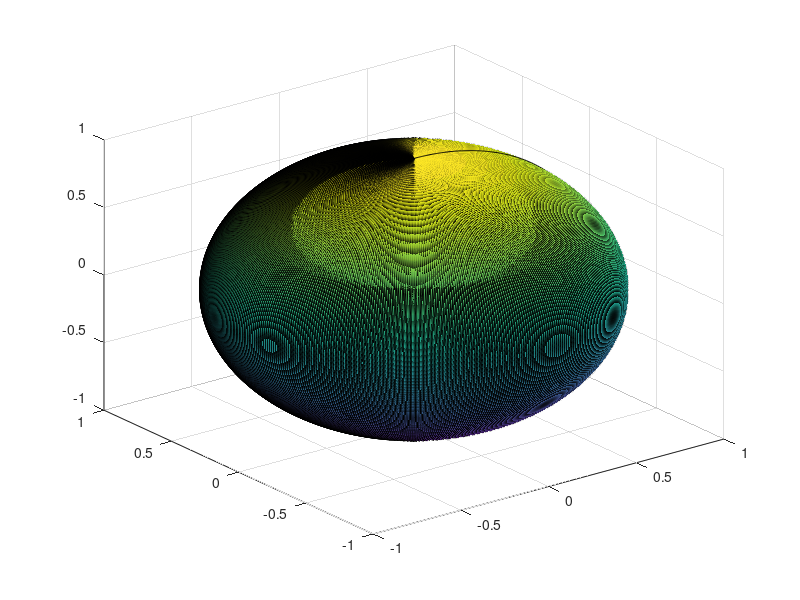

Recreate this plot in MATLAB.
function [ output_args ] = add_inter_sphere( )
%Paints a black sphere where the radius is 0.97
[X,Y,Z] = sphere(500);
X = X*.97;
Y = Y*.97;
Z = Z*.97;
surf(X,Y,Z)

end

